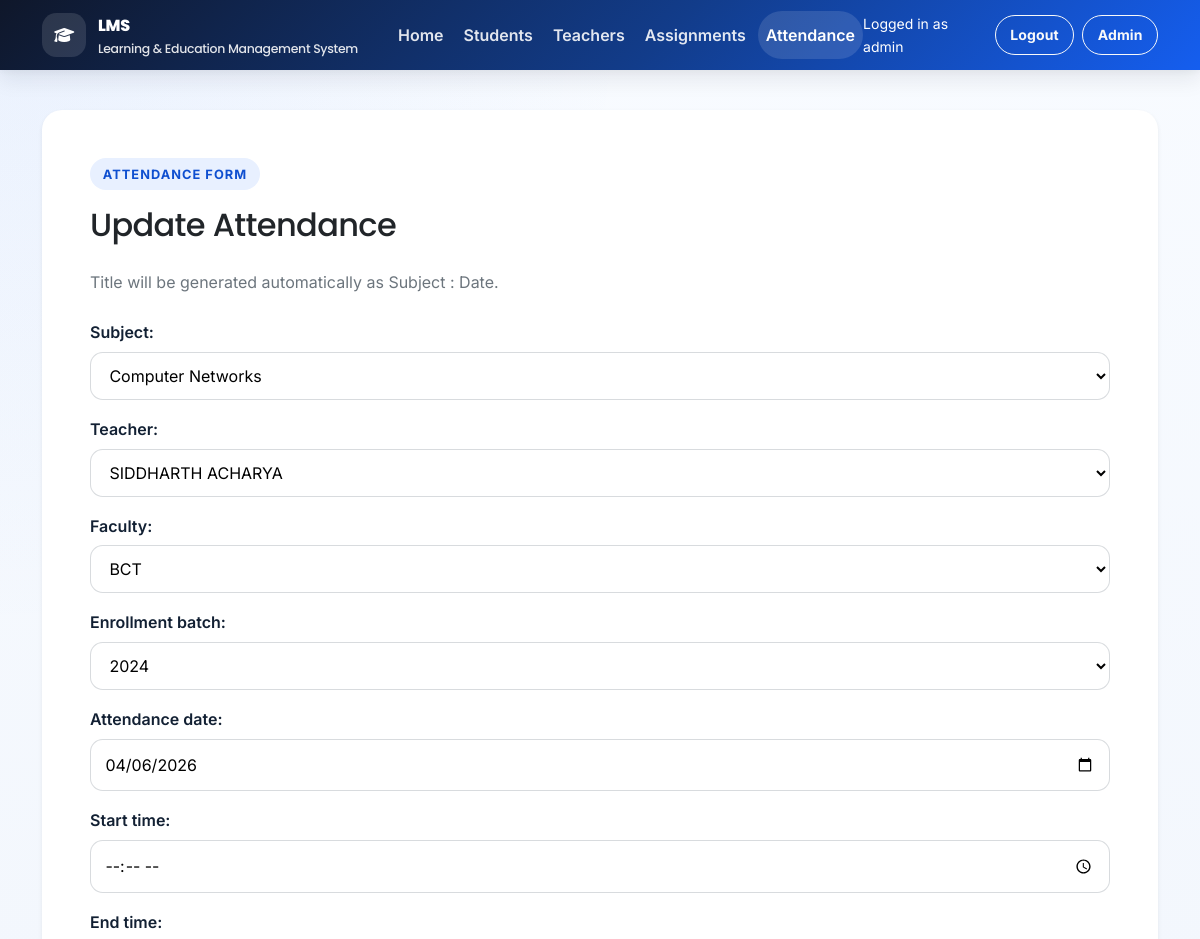
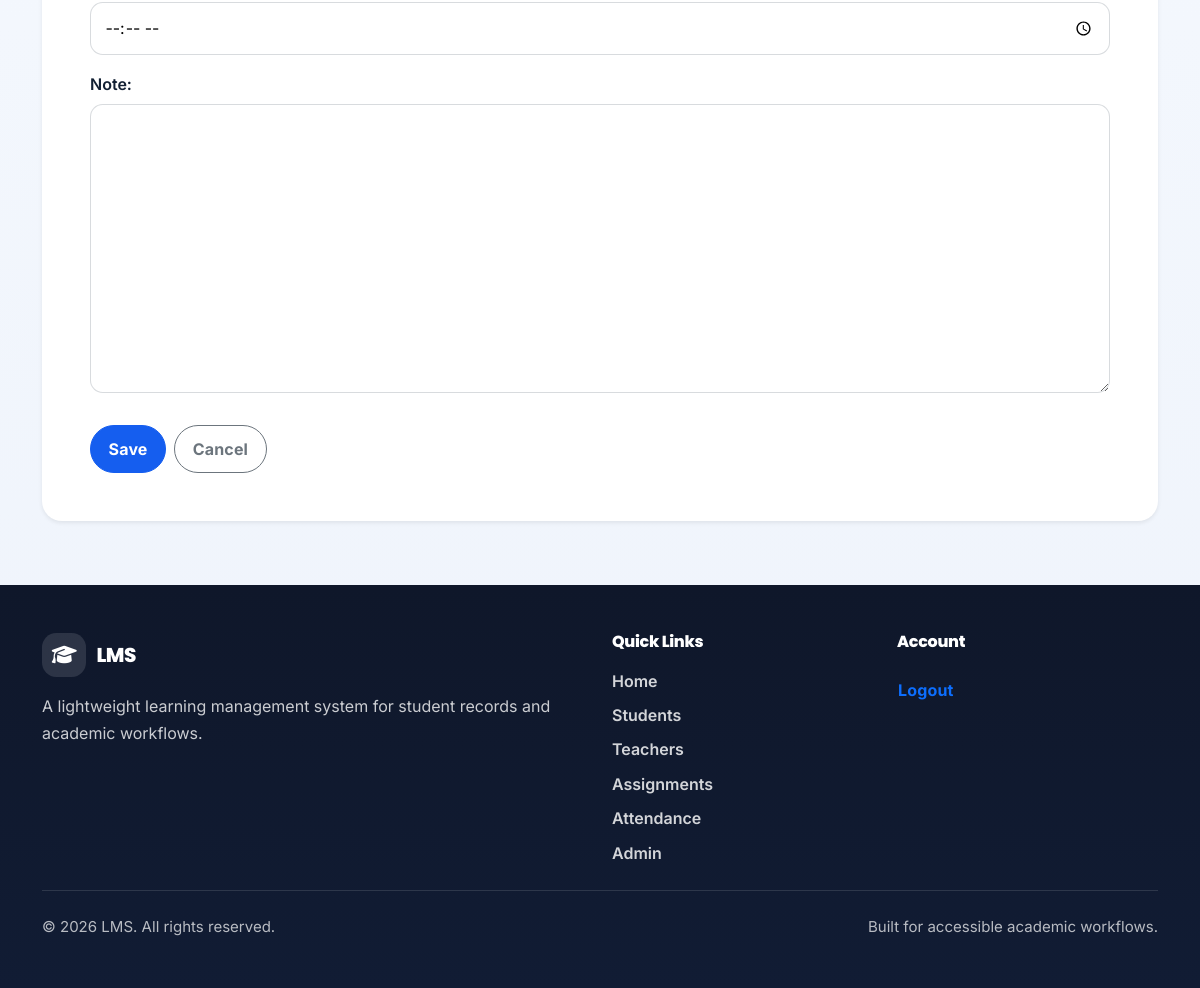
Screenshot of /attendances/7/update/ (signed in) with the database file from the repository (2 pictures, top to bottom).
### attendance/models.py (models this page shows, shortened)
class Attendance(models.Model):
    DAY_MONDAY = 'monday'
    DAY_TUESDAY = 'tuesday'
    DAY_WEDNESDAY = 'wednesday'
    DAY_THURSDAY = 'thursday'
    DAY_FRIDAY = 'friday'
    DAY_SATURDAY = 'saturday'
    DAY_SUNDAY = 'sunday'
    DAY_CHOICES = [
        (DAY_MONDAY, 'Monday'),
        (DAY_TUESDAY, 'Tuesday'),
        (DAY_WEDNESDAY, 'Wednesday'),
        (DAY_THURSDAY, 'Thursday'),
        (DAY_FRIDAY, 'Friday'),
        (DAY_SATURDAY, 'Saturday'),
        (DAY_SUNDAY, 'Sunday'),
    ]
    title = models.CharField(max_length=200)
    subject = models.ForeignKey(
        Subject,
        on_delete=models.SET_NULL,
        null=True,
        blank=True,
        default=None,
        related_name='attendances',
    )
    faculty = models.ForeignKey(
        Faculty,
        on_delete=models.SET_NULL,
        null=True,
        blank=True,
        default=None,
        related_name='attendances',
    )
    enrollment_batch = models.ForeignKey(
        EnrollmentYear,
        on_delete=models.SET_NULL,
        null=True,
        blank=True,
        default=None,
        related_name='attendances',
    )
    teacher = models.ForeignKey(
        Teacher,
        on_delete=models.SET_NULL,
        null=True,
        blank=True,
        default=None,
        related_name='attendances',
    )
    day_of_week = models.CharField(max_length=15, choices=DAY_CHOICES, blank=True, default='')
    start_time = models.TimeField(null=True, blank=True, default=None)
    end_time = models.TimeField(null=True, blank=True, default=None)
    attendance_date = models.DateField()
    note = models.TextField(null=True, blank=True, default=None)
    created_at = models.DateTimeField(auto_now_add=True)
    class Meta:
        constraints = [
            models.UniqueConstraint(
                fields=['subject', 'faculty', 'enrollment_batch', 'attendance_date'],
                condition=Q(subject__isnull=False, faculty__isnull=False, enrollment_batch__isnull=False),
                name='unique_attendance_subject_faculty_year_date',
            ),
        ]

### attendance/views.py (the view, shortened to what this page needs)
# urls.py: path('<int:pk>/update/', AttendanceUpdateView.as_view(), name='attendance-update'),
class AttendanceUpdateView(LoginRequiredMixin, TeacherOrAdminRequiredMixin, RoleFilteredAttendanceQuerysetMixin, UpdateView):
    model = Attendance
    template_name = 'attendance/attendance_form.html'
    form_class = AttendanceForm
    success_url = reverse_lazy('attendance:attendance-list')
    def get_queryset(self):
        queryset = self.get_role_filtered_queryset()
        user = self.request.user
        if user.is_superuser or user.is_staff:
            return queryset

### attendance/views.py (shortened to what this page needs)
class AttendanceForm(forms.ModelForm):
    class Meta:
        model = Attendance
        fields = ['subject', 'teacher', 'faculty', 'enrollment_batch', 'attendance_date', 'start_time', 'end_time', 'note']
        widgets = {
            'attendance_date': forms.DateInput(attrs={'type': 'date'}),
            'start_time': forms.TimeInput(attrs={'type': 'time'}),
            'end_time': forms.TimeInput(attrs={'type': 'time'}),
        }

### attendance/views.py (called while the page is built, shortened)
    def get_base_queryset(self):
        return Attendance.objects.select_related(
            'subject', 'teacher', 'faculty', 'enrollment_batch'
        ).prefetch_related('entries__student')

    def get_role_filtered_queryset(self):
        queryset = self.get_base_queryset()
        user = self.request.user
        if user.is_superuser or user.is_staff:
            return queryset

    def test_func(self):
        user = self.request.user
        return user.is_authenticated and (
            user.is_superuser or user.is_staff or hasattr(user, 'teacher_profile')
        )

### student/models.py (called while the page is built)
    def __str__(self):
        return self.name

    def __str__(self):
        return str(self.year)

    def __str__(self):
        return self.name

### teacher/models.py (called while the page is built)
    def __str__(self):
        return self.name

### LMS/templates/attendance/attendance_form.html (shortened to what this page needs)
{% extends 'base.html' %}
{% block content %}
<section class="container py-4">
	<div class="card shadow-sm border-0">
		<div class="card-body p-4 p-lg-5">
			<span class="eyebrow">Attendance form</span>
			<h1 class="h2 mb-4">{% if object %}Update Attendance{% else %}Create Attendance{% endif %}</h1>
			<p class="text-secondary mb-4">Title will be generated automatically as Subject : Date.</p>
			<form method="post" class="stack-form" data-loading-submit>
				{{ form.as_p }}
				<div class="d-flex flex-wrap gap-2 mt-4">
					<button class="btn btn-primary" type="submit">Save</button>
					<a class="btn btn-outline-secondary" href="{% url 'attendance:attendance-list' %}">Cancel</a>
				</div>
			</form>
		</div>
	</div>
</section>
{% endblock %}

### LMS/templates/base.html (shortened to what this page needs)
<!DOCTYPE html>
<html lang="en">
<head>
	{% load static %}
	<link href="https://cdn.jsdelivr.net/npm/bootstrap@5.3.7/dist/css/bootstrap.min.css" rel="stylesheet"
>
	<link rel="stylesheet" href="https://cdn.jsdelivr.net/npm/bootstrap-icons@1.11.3/font/bootstrap-icons.min.css">
	<link rel="stylesheet" href="https://cdnjs.cloudflare.com/ajax/libs/font-awesome/6.7.2/css/all.min.css"
 />
	<link rel="stylesheet" href="{% static 'css/styles.css' %}">
	<link rel="stylesheet" href="{% static 'css/lms-overrides.css' %}">
</head>
<body class="d-flex flex-column min-vh-100">
	<header class="site-header">
		<nav class="navbar navbar-expand-lg navbar-dark">
			<div class="container">
				<a class="navbar-brand" href="{% url 'home' %}" aria-label="LMS home">
					<span class="brand-icon" aria-hidden="true"><i class="fa-solid fa-graduation-cap"></i></span>
					<span class="brand-copy">
						<span class="brand-title">LMS</span>
						<span class="brand-subtitle">Learning & Education Management System</span>
					</span>
				</a>
				<div class="collapse navbar-collapse" id="primaryNav">
					{% with current_url_name=request.resolver_match.url_name current_namespace=request.resolver_match.namespace %}
					<ul class="navbar-nav me-auto mb-2 mb-lg-0 gap-lg-1">
						<li class="nav-item">
							<a class="nav-link {% if current_url_name == 'home' and not current_namespace %}active{% endif %}" href="{% url 'home' %}"
								{% if current_url_name == 'home' and not current_namespace %}aria-current="page"{% endif %}>Home</a>
						</li>
						<li class="nav-item">
							<a class="nav-link {% if current_namespace == 'student' %}active{% endif %}"
								href="{% url 'student:student-list' %}"
								{% if current_namespace == 'student' %}aria-current="page"{% endif %}>Students</a>
						</li>
						<li class="nav-item">
							<a class="nav-link {% if current_namespace == 'teacher' %}active{% endif %}"
								href="{% url 'teacher:teacher-list' %}"
								{% if current_namespace == 'teacher' %}aria-current="page"{% endif %}>Teachers</a>
						</li>
						<li class="nav-item">
							<a class="nav-link {% if current_namespace == 'assignment' %}active{% endif %}"
								href="{% url 'assignment:assignment-list' %}"
								{% if current_namespace == 'assignment' %}aria-current="page"{% endif %}>Assignments</a>
						</li>
						<li class="nav-item">
							<a class="nav-link {% if current_namespace == 'attendance' %}active{% endif %}"
								href="{% url 'attendance:attendance-list' %}"
								{% if current_namespace == 'attendance' %}aria-current="page"{% endif %}>Attendance</a>
						</li>
					</ul>
					{% endwith %}
					<ul class="navbar-nav ms-auto align-items-lg-center gap-lg-2">
						{% if request.user.is_authenticated %}
						<li class="nav-item text-white small me-lg-2">
							Logged in as {{ current_user_display_name }}
						</li>
						<li class="nav-item">
							<form method="post" action="{% url 'logout' %}" class="d-inline">
								<button type="submit" class="btn btn-outline-light btn-sm">Logout</button>
							</form>
						</li>
						{% else %}
						<li class="nav-item">
							<a class="btn btn-outline-light btn-sm" href="{% url 'login' %}">Login</a>
						</li>
						{% endif %}
						{% if request.user.is_staff or request.user.is_superuser %}
						<li class="nav-item">
							<a class="btn btn-outline-light btn-sm" href="{% url 'admin:index' %}">Admin</a>
						</li>
						{% endif %}
					</ul>
				</div>
			</div>
		</nav>
	</header>
	<main id="main-content" class="flex-grow-1">
		<div class="container pt-3">
		</div>
		{% block content %}{% endblock %}
	</main>
	<footer class="site-footer mt-auto">
		<div class="container py-5">
			<div class="row g-4">
				<div class="col-lg-6">
					<h2 class="footer-brand mb-3">
						<span class="brand-icon" aria-hidden="true"><i class="fa-solid fa-graduation-cap"></i></span>
						LMS
					</h2>
					<p class="footer-copy mb-0">
						A lightweight learning management system for student records and academic workflows.
					</p>
				</div>
				<div class="col-lg-3 col-md-6">
					<h3 class="footer-heading">Quick Links</h3>
					<ul class="footer-links list-unstyled mb-0">
						<li><a href="{% url 'home' %}">Home</a></li>
						<li><a href="{% url 'student:student-list' %}">Students</a></li>
						<li><a href="{% url 'teacher:teacher-list' %}">Teachers</a></li>
						<li><a href="{% url 'assignment:assignment-list' %}">Assignments</a></li>
						<li><a href="{% url 'attendance:attendance-list' %}">Attendance</a></li>
						{% if is_admin_like_user %}
						<li><a href="{% url 'admin:index' %}">Admin</a></li>
						{% endif %}
					</ul>
				</div>
				<div class="col-lg-3 col-md-6">
					<h3 class="footer-heading">Account</h3>
					<ul class="footer-links list-unstyled mb-0">
						{% if request.user.is_authenticated %}
						<li>
							<form method="post" action="{% url 'logout' %}" class="d-inline">
								<button type="submit" class="btn btn-link p-0 text-decoration-none">Logout</button>
							</form>
						</li>
						{% else %}
						<li><a href="{% url 'login' %}">Login</a></li>
						{% endif %}
					</ul>
				</div>
			</div>
			<div class="footer-divider my-4"></div>
			<div class="d-flex flex-column flex-md-row justify-content-between align-items-center gap-2">
				<p class="footer-note mb-0">&copy; {% now "Y" %} LMS. All rights reserved.</p>
				<p class="footer-note mb-0">Built for accessible academic workflows.</p>
			</div>
		</div>
	</footer>
</body>
</html>

### static/css/lms-overrides.css (style rules this page uses)
.eyebrow { display: inline-flex; align-items: center; gap: 0.5rem; padding: 0.35rem 0.8rem; margin-bottom: 1rem; border-radius: 999px; font-size: 0.8rem; font-weight: 700; letter-spacing: 0.08em; text-transform: uppercase; background: var(--color-primary-soft); color: var(--color-primary-hover); }
.stack-form p { margin-bottom: 1rem; }
.stack-form input, .stack-form textarea, .stack-form select { width: 100%; padding: 0.75rem 0.9rem; border: 1px solid color-mix(in srgb, var(--color-text) 16%, transparent); border-radius: 0.8rem; background: var(--color-surface); transition: border-color 0.2s ease, box-shadow 0.2s ease; }
.stack-form label { font-weight: 600; margin-bottom: 0.4rem; }

### rows the page displays
Attendance: subject "Computer Networks", teacher "SIDDHARTH ACHARYA", faculty "BCT", enrollment_batch "2024", attendance_date "04/06/2026"

### other values shown
{{ current_user_display_name }} "admin"
